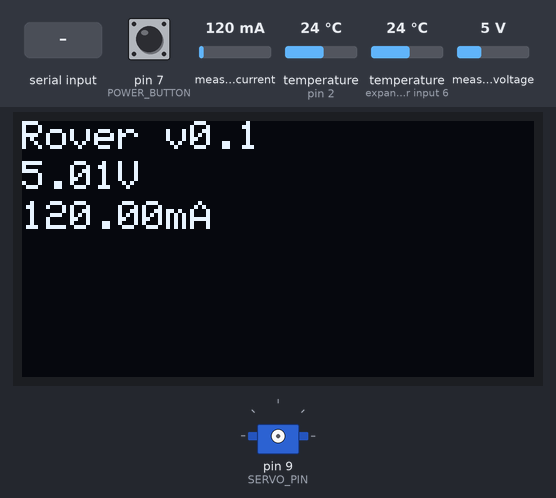
Recording of a sketch running on a simulated Arduino Leonardo, built with avr-gcc and run on an emulated ATmega32U4. Parts: 128×64 one-colour display, servo. Inputs (shaded band) come from the test bench; at power-on: measured current 120 mA, temperature (sensors on pin 2, expander input 6) 24 °C, pin 7 (POWER_BUTTON) LOW, measured voltage 5 V. Servo pulses on a pin are drawn as a servo (544–2400 µs = 0–180°); what the sketch prints to the serial monitor is not drawn.

Above: at 2.6 s.
2.7 s: "O" received over Serial
At 4.9 s:
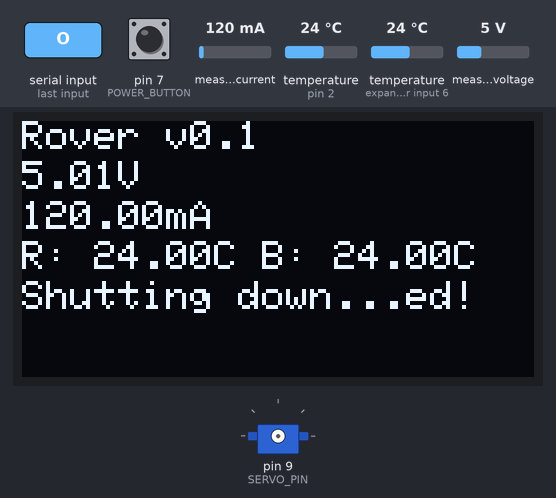
5.8 s: "O90\n" received over Serial
At 6.5 s:
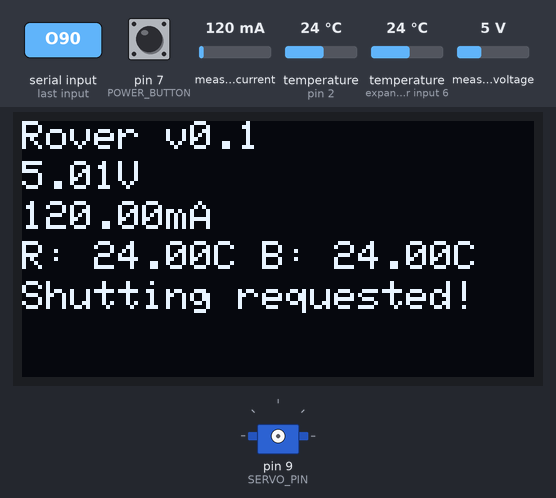
7.3 s: "S90\n" received over Serial
8.8 s: measured current set to 40 mA
At 11.1 s:
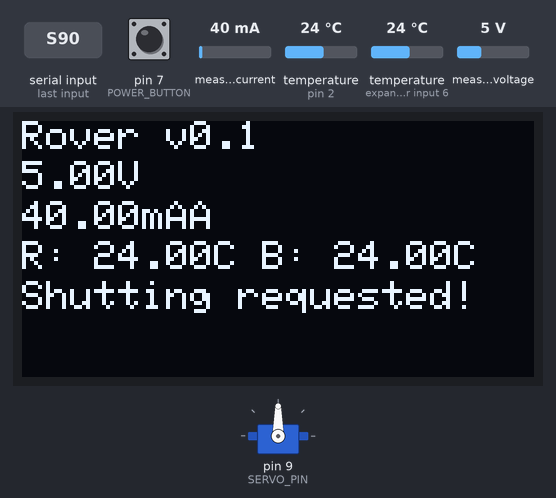
11.7 s: temperature (sensor on pin 2) set to 12 °C
At 13.5 s:
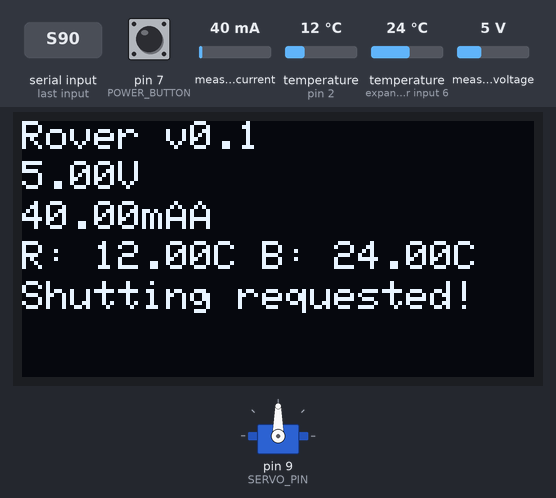
13.8 s: temperature (sensor on expander input 6) set to 12 °C
At 16.7 s:
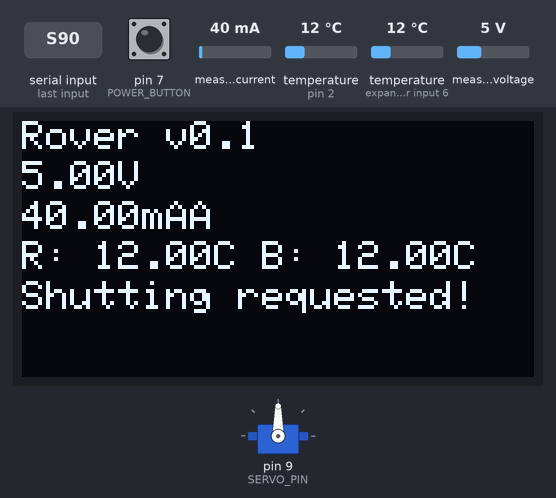
Timing chart, 0 to 18.2 s (numbered marks = the images above; inputs shaded):
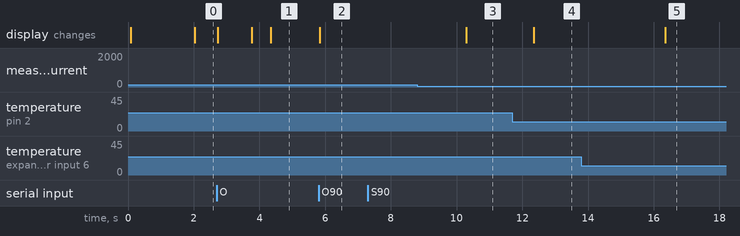

The sketch:

ArduinoRobotController.ino
```cpp
//#include <Wire.h>
#include <Adafruit_TiCoServo.h>
#include <Adafruit_INA219.h>
#include <Adafruit_SSD1306.h>

#define OLED_RESET 4
Adafruit_SSD1306 display(OLED_RESET);
#if (SSD1306_LCDHEIGHT != 64)
#error("Height incorrect, please fix Adafruit_SSD1306.h!");
#endif

#include <DallasTemperature.h>

#define ONE_WIRE_BUS 2

OneWire oneWire(ONE_WIRE_BUS);
DallasTemperature sensors(&oneWire);

Adafruit_INA219 ina219;
Adafruit_TiCoServo myservo;
int pos = 0;

bool isTurningOff = false;
long previousMillis = 0;
long tempRequestedMillis = 0;
bool tempRequested = false;
unsigned long toTurnOffMillis = 0;
bool powerButtonPressed = false;

const int POWER_BUTTON = 7;
const int POWER_OFF_PIN = 8;
const int SERVO_PIN = 9;

void setup(void)
{
  Serial.begin(115200);
  myservo.attach(SERVO_PIN);
  while (!Serial) {
      // will pause Zero, Leonardo, etc until serial console opens
      delay(1);
  }

  display.begin(SSD1306_SWITCHCAPVCC, 0x3C);
  display.clearDisplay();

  sensors.begin();
  sensors.setWaitForConversion(false);

  uint32_t currentFrequency;

  pinMode(POWER_BUTTON, INPUT);
  pinMode(POWER_OFF_PIN, OUTPUT);

  digitalWrite(POWER_OFF_PIN, LOW);

  ina219.begin();

  display.clearDisplay();
  display.setTextSize(1);
  display.setTextColor(WHITE, BLACK);
  display.setCursor(0,0);
  display.println(F("Rover v0.1"));
  display.display();
}

void loop(void)
{

  unsigned long currentMillis = millis();

  if (Serial.available() > 0) {
    processMessage();
  } else if (currentMillis - previousMillis > 2000) {
    previousMillis = currentMillis;

    float shuntvoltage = 0;
    float busvoltage = 0;
    float current_mA = 0;
    float loadvoltage = 0;

    shuntvoltage = ina219.getShuntVoltage_mV();
    busvoltage = ina219.getBusVoltage_V();
    current_mA = ina219.getCurrent_mA();
    loadvoltage = busvoltage + (shuntvoltage / 1000);
//    power = busvoltage * (current_mA/1000);


    // 1.2 x (ncellx - 1) = 6V = cut off voltage
    Serial.print(F("B:"));
    Serial.print(loadvoltage); Serial.print(F(","));
    Serial.println(current_mA);

    display.setCursor(0,10);
    display.print(loadvoltage);
    display.print(F("V"));
    display.setCursor(0,20);
    display.print(current_mA);
    display.print(F("mA"));
    display.display();

    if (!tempRequested) {
      sensors.requestTemperatures();
      tempRequestedMillis = currentMillis;
      tempRequested = true;
    }

  } else if (tempRequested && currentMillis - tempRequestedMillis > 2000) {
    Serial.print(F("T:"));
    float roomTemp = sensors.getTempCByIndex(0);
    float batteryTemp = sensors.getTempCByIndex(1);
    Serial.print(roomTemp); Serial.print(",");
    Serial.println(batteryTemp);

    display.setCursor(0,30);
    display.print(F("R: "));
    display.print(roomTemp);
    display.print(F("C "));
    display.print(F("B: "));
    display.print(batteryTemp);
    display.print(F("C"));
    display.display();

    tempRequested = false;
  }

  if (digitalRead(POWER_BUTTON) == HIGH) {

    if (powerButtonPressed == false) {
      Serial.println(F("BTN:1"));
      powerButtonPressed = true;
    }
  } else {
    powerButtonPressed = false;
  }

  if (isTurningOff && millis() > toTurnOffMillis) {
    turnOff();
  }
}

void turnOff() {
  display.setCursor(0,40);
  display.println(F("Shutting down..."));
  display.display();

  digitalWrite(POWER_OFF_PIN, HIGH);
  isTurningOff = false;
  delay(500);
  digitalWrite(POWER_OFF_PIN, LOW);
}

void printShutdownConfirmation() {
  display.setCursor(0,40);
  display.println(F("Shutting requested!"));
  display.display();
}

void processMessage() {
  while (Serial.available() > 0) {

    char c = Serial.peek();
    // ignore newlines
    if (c == 'S') {
      Serial.println(F("OK"));
      Serial.read();
      int pos = Serial.parseInt();
      myservo.write(pos);
    } else if (c == 'O') {
      Serial.println(F("OK"));
      printShutdownConfirmation();
      Serial.read();
      long offDelaySeconds = Serial.parseInt();
      Serial.println(offDelaySeconds);
      toTurnOffMillis = millis() + (offDelaySeconds * 1000);
      isTurningOff = true;
    } else {
      Serial.read();
    }
  }
}
```

Measured:
- after the input at 2.7 s, the display: first changes at once (image 1 shows a later state)
- after the input at 5.8 s, the display: changes at once (image 2)
- after the input at 8.8 s, the display: changes after 1.5 s (image 3)
- after the input at 11.7 s, the display: changes after 0.65 s (image 4)
- after the input at 13.8 s, the display: changes after 2.6 s (image 5)
